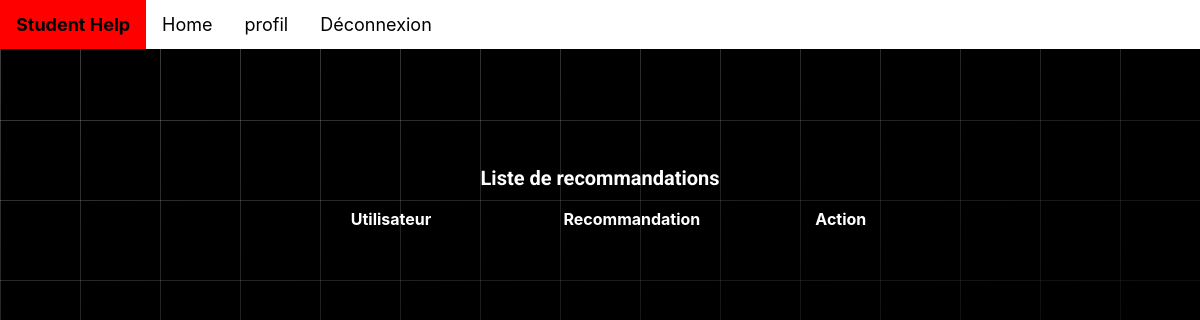
Before: /posts/liste_recommandation/ with the older database file.
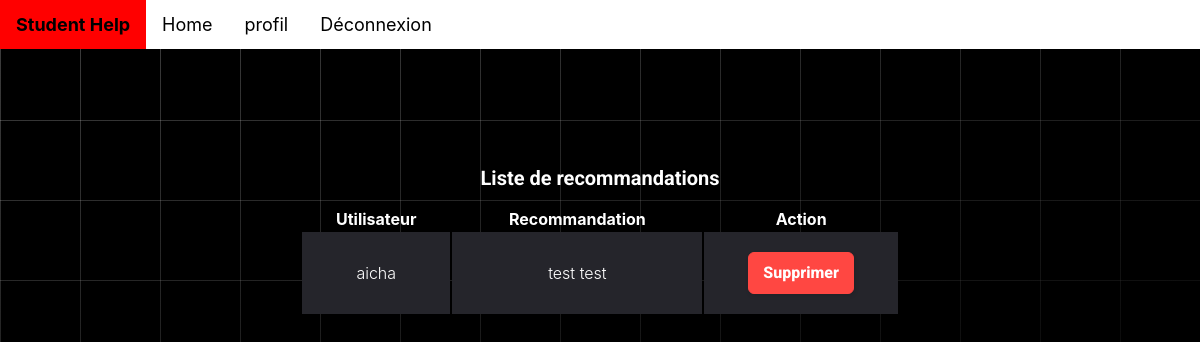
After: the same page with the newer database file.
### posts/models.py (models this page shows, shortened)
class Poste(models.Model):
    TYPE_CHOICES = [('0', 'offre'), ('1', 'demande')]
    type = models.CharField(max_length=1, choices=TYPE_CHOICES)
    date = models.DateField(null=True, default=date.today)
    user = models.ForeignKey(User, on_delete=models.CASCADE, null=True)
    image = models.ImageField(blank=True)

### student/models.py (models this page shows, shortened)
class Recommandation(Poste):
    text = models.CharField(max_length=50)

### posts/views.py (the view)
# urls.py: path('liste_recommandation/',ListPostRecommandation.as_view(), name='listRecommandation'),
class ListPostRecommandation(ListView):
    model = Poste
    template_name = 'listPosts/list_recommandation.html'
    form_class =  RecommandationForm
    context_object_name = 'liste_recommandation'

### posts/templates/listPosts/list_recommandation.html (shortened to what this page needs)
<!DOCTYPE html>
<html lang="en">
<head>
    <link rel="stylesheet" href="fonts/icomoon/style.css" />
    <link rel="stylesheet" href="css/owl.carousel.min.css" />
    {% extends "student/base.html" %}
    {% block content %}
</head>
<body>
    <div class="content">
        <div class="container">
            <h2 class="mb-5" style="text-align: center;">Liste de recommandations</h2>
            <div class="table-responsive custom-table-responsive">
                <table class="table custom-table">
                    <thead>
                        <tr>
                            <th scope="col">Utilisateur</th>
                            <th scope="col">Recommandation</th>
                            <th scope="col">Action</th>
                        </tr>
                    </thead>
                    <tbody>
                        {% if liste_recommandation %}
                            {% for poste in liste_recommandation %}
                                {% if poste.recommandation.text %}
                                    <tr scope="row">
                                        <td>{{ poste.user }}</td>
                                        <td>{{ poste.recommandation.text }}</td>
                                        <td>
                                            <form action="{% url 'supprimer_Rec' poste_id=poste.id %}" method="post">
                                              <button class="button-24" type="submit">Supprimer</button>
                                            </form>
                                        </td>
                                    </tr>
                                {% endif %}
                            {% endfor %}
                        {% endif %}
                    </tbody>
                </table>
            </div>
        </div>
    </div>
    {% endblock %}

Changed rows visible on the page:
added Poste: user "aicha", recommandation.text "test test"
